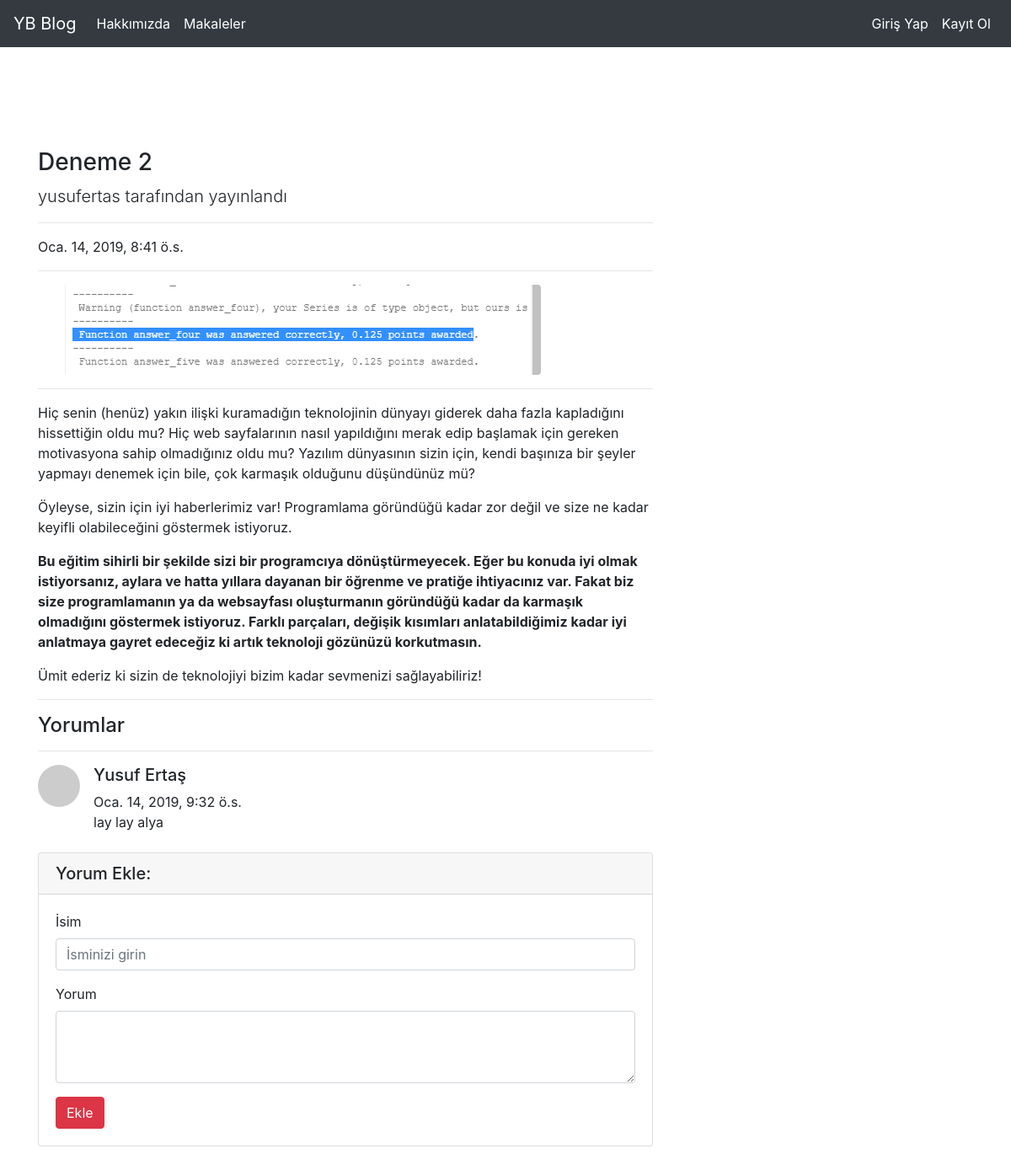
Screenshot of /articles/article/2 with the database file from the repository.
### article/models.py (models this page shows, shortened)
class Article(models.Model):
    author = models.ForeignKey("auth.User",on_delete = models.CASCADE,verbose_name = "Yazar" )
    title = models.CharField(max_length=50,verbose_name = "Başlık")
    content = RichTextField()
    created_date = models.DateTimeField(auto_now_add=True,verbose_name = "Oluşturulma Tarihi")
    article_image = models.FileField(blank=True,null=True,verbose_name = "Makaleye Fotoğraf Ekleyin.")
    class Meta:
        ordering = ['-created_date']

class Comment(models.Model):
    article = models.ForeignKey(Article,on_delete=models.CASCADE,verbose_name="Makale",related_name="comments")
    comment_author = models.CharField(max_length = 50, verbose_name = "İsim")
    comment_content = models.CharField(max_length = 200, verbose_name = "Yorum")
    comment_date = models.DateTimeField(auto_now_add=True)
    class Meta:
        ordering = ['-comment_date']

### article/views.py (the view)
# urls.py: path('article/<int:id>',views.detail,name="detail"),
def detail(request,id):
    article = get_object_or_404(Article,id=id)
    comments = article.comments.all()
    return render(request,"detail.html",{"article":article, "comments":comments})

### templates/detail.html (shortened to what this page needs)
{% extends "layout.html" %}
{% block body %}
<div class="row">
    <div class="col-lg-8">
      <h3 class="mt-4">{{article.title}}</h3>
      <p class="lead">
        {{article.author.username}} tarafından yayınlandı
      </p>
      <hr>
      <p>{{article.created_date}}</p>
      <hr>
      {% if article.article_image %}
      <img class="img-fluid rounded" src="{{article.article_image.url}}" alt="">
      {% endif %}
      <hr>
      <p class="lead">
          {{article.content|safe}}
      </p>
      <hr>
      <h4>Yorumlar</h4>
      <hr>
      {% if comments %}
      {% for comment in comments  %}
        <div class="media mb-4">
          <img class="d-flex mr-3 rounded-circle" src="http://placehold.it/50x50" alt="">
          <div class="media-body">
            <h5 class="mt-0">{{comment.comment_author}}</h5>
            {{comment.comment_date}} <br>
            {{comment.comment_content}}
          </div>
        </div>
      {% endfor %}
      {% else %}
      <div class ="alert alert-danger">
        Bu makaleye herhangi bir yorum yazılmamış,ilk yorum yapan siz olun!
      </div>
      {% endif %}
      <div class="card my-4">
          <h5 class="card-header">Yorum Ekle:</h5>
          <div class="card-body">
            <form method = "post" action = "{% url 'article:comment' article.id %}">
              <div class="form-group">
                  <label for="formGroupExampleInput">İsim</label>
                  <input name = "comment_author" type="text" class="form-control" id="formGroupExampleInput" placeholder="İsminizi girin">
                </div>
              <div class="form-group">
                  <label for="formGroupExampleInput">Yorum</label>
                <textarea name = "comment_content" class="form-control" rows="3"></textarea>
              </div>
              <button type="submit" class="btn btn-danger">Ekle</button>
            </form>
          </div>
        </div>
        </div>
      </div>
{% endblock body %}

### rows the page displays
Article: title "Deneme 2", author.username "yusufertas", created_date "Oca. 14, 2019, 8:41 ö.s.", article_image (picture), content "Hiç senin (henüz) yakın ilişki kuramadığın teknolojinin dünyayı giderek daha fazla kapladığını hissettiğin oldu mu? Hiç web sayfalarının nasıl yapıldığını merak edip başlamak için gereken motivasyona sahip olmadığınız oldu mu? Yazılım dünyasının sizin için, kendi başınıza bir şeyler yapmayı denemek için bile, çok karmaşık olduğunu düşündünüz mü? Öyleyse, sizin için iyi haberlerimiz var! Programlama göründüğü kadar zor değil ve size ne kadar keyifli olabileceğini göstermek istiyoruz. Bu eğitim sihirli bir şekilde sizi bir programcıya dönüştürmeyecek. Eğer bu konuda iyi olmak istiyorsanız, aylara ve hatta yıllara dayanan bir öğrenme ve pratiğe ihtiyacınız var. Fakat biz size programlamanın ya…"
Comment: comment_author "Yusuf Ertaş", comment_date "Oca. 14, 2019, 9:32 ö.s.", comment_content "lay lay alya"
